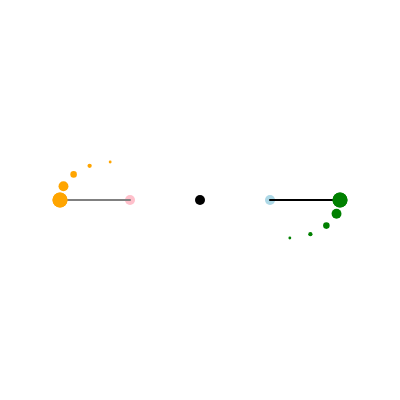
Frame 1 (no input)
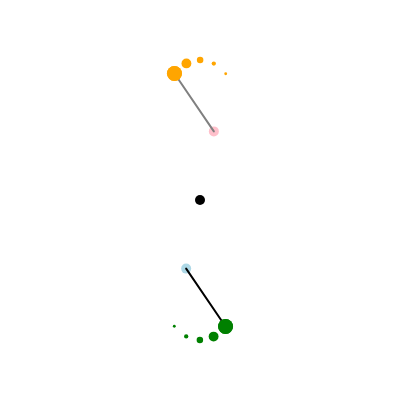
Frame 60 (no input)
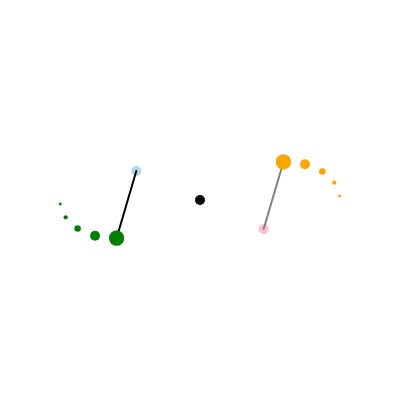
Frame 120 (the mouse pressed at the canvas centre since frame 60)

The p5.js sketch that drew these frames (run headless with seeded random() and noise() and a simulated clock; from frame 60 on, the mouse is pressed at the canvas centre):

// p5.js sketch
// ── sketch.js
let rSlider, redOffsetSlider, incrementSlider, poiSpeedSlider, nSlider, resetButton, toggleTrail
let showTrail = true
let fillPath = false
let t=0

function setup() {
  createCanvas(400, 400);

  // rSlider= createSlider(20,100)
  // redOffsetLabel = createElement('p', 'Offset')
  // redOffsetInput = createInput(redOffsetSlider.value())
  offsetLabel = createDiv('Offset');
  offsetLabel.position(30, 500);  
  redOffsetSlider = createSlider(0, 1, .5 , .1)
  redOffsetSlider.parent(offsetLabel);

  incrementLabel = createDiv('speed')
  incrementLabel.position(30, 550)
  incrementSlider = createSlider(0, 1, .3, .1)  
  incrementSlider.parent(incrementLabel)

  poiSpeedLabel=createDiv('poi speed')
  poiSpeedSlider = createSlider(-10, 10, -3)
  // nSlider= createSlider(1,10)
  resetButton = createButton('reset canvas')
  resetButton.mousePressed(changeBG)


  toggleTrail = createButton('show trail')
  toggleTrail.mousePressed(()=>{showTrail = !showTrail})

  toggleFill = createButton('fill in path')
  toggleFill.mousePressed(()=>{fillPath = !fillPath})


}

function draw() {

  if (!fillPath){background("white")}
  translate(width/2, height/2)
  middle()

  let r= 70
  let redOffset = redOffsetSlider.value() * TWO_PI
  let increment = incrementSlider.value()
  let poiSpeed = poiSpeedSlider .value()
  // let n= nSlider.value()

  leftHand(r,t)
  rightHand(r,t + redOffset)
  

  poiPath(r,t, poiSpeed, 'green', 'black')

  poiPath(r,t + redOffset , poiSpeed, 'orange', 'gray')
  
  // printOrbitals(4)
  // let v1 = createVector(40, 50)
  // let v2 = createVector(40, 50)
  
  // point(v1.add(v1))

  // for (let i =0; i<n; i++){
  // poiPath(r,t + (i/n)*TWO_PI, poiSpeed)
  // }
  
  t += .1 * increment
}

function leftHand(r,t){
  stroke("lightblue")
  strokeWeight(10)
  parametricCircle(r,t)
}

function rightHand(r,t){
  stroke("pink")
  strokeWeight(10)
  parametricCircle(r,t)
}

function middle(){
  stroke("black")
  strokeWeight(10)
  point(0,0)
}

function parametricCircle(r, t){
  point (r * cos(t), r * sin(t))
}

function printOrbitals(n){
  for (let i =0; i<n; i++){
    parametricCircle(r,t + (i/n)*TWO_PI)
  }
}

function poiPath(r,t,poiSpeed, poiColor, tetherColor){
  strokeWeight(2)
  stroke(tetherColor)
  line(
    r * cos(t), 
    r * sin(t), 
    r * cos(t) +r *cos(poiSpeed*t), 
    r * sin(t) +r *sin(poiSpeed*t))


  strokeWeight(15)
  stroke(poiColor)
  point (
    r * cos(t) +r *cos(poiSpeed*t), 
    r * sin(t) +r *sin(poiSpeed*t)
        )

  if (showTrail){
    for(let i=0; i<5; i++){
      strokeWeight(15*(.66**i))
      point (
        r * cos(t - i/10) +r *cos(poiSpeed*(t - i/10)), 
        r * sin(t - i/10) +r *sin(poiSpeed*(t - i/10))
            )
    }
  }

}

function changeBG(){
  background("white")
}
